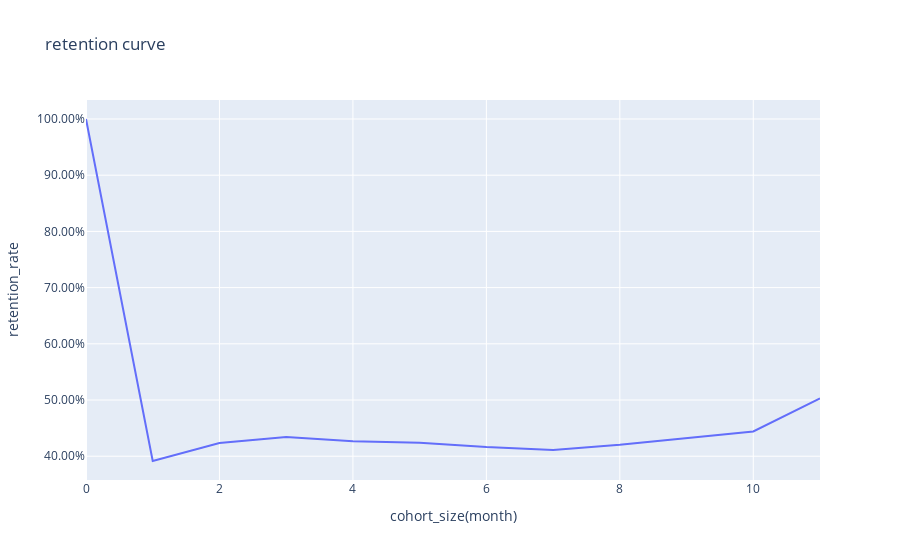

The code cell stored with this chart in its notebook:
### Code cell
fig = px.line(data_frame=retention_curve, x='cohort_size(month)', y='retention_rate', title='retention curve')
fig.update_yaxes(tickformat='.2%')
fig.show()

### Figure 1 — Plotly figure (JSON) as saved in the notebook; plotly's stock layout.template omitted (floating-point values rounded to 4 significant figures)
{"data": [{"hovertemplate": "cohort_size(month)=%{x}<br>retention_rate=%{y}<extra></extra>", "legendgroup": "", "line": {"color": "#636efa", "dash": "solid"}, "marker": {"symbol": "circle"}, "mode": "lines", "name": "", "orientation": "v", "showlegend": false, "type": "scatter", "x": [0, 1, 2, 3, 4, 5, 6, 7, 8, 9, 10, 11], "xaxis": "x", "y": [1, 0.3915, 0.4236, 0.4344, 0.4268, 0.424, 0.4162, 0.4113, 0.4202, 0.4327, 0.4441, 0.5028], "yaxis": "y"}], "layout": {"legend": {"tracegroupgap": 0}, "title": {"text": "retention curve"}, "xaxis": {"anchor": "y", "domain": [0, 1], "title": {"text": "cohort_size(month)"}}, "yaxis": {"anchor": "x", "domain": [0, 1], "tickformat": ".2%", "title": {"text": "retention_rate"}}}}
